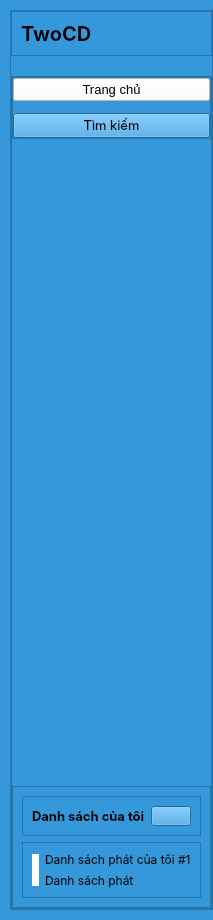
     <widget class="QWidget" name="leftmenu" native="true">
      <property name="minimumSize">
       <size>
        <width>200</width>
        <height>920</height>
       </size>
      </property>
      <property name="maximumSize">
       <size>
        <width>250</width>
        <height>10000</height>
       </size>
      </property>
      <property name="styleSheet">
       <string notr="true">background-color: rgb(52, 152, 219);</string>
      </property>
      <layout class="QVBoxLayout" name="verticalLayout_35">
       <property name="spacing">
        <number>10</number>
       </property>
       <property name="leftMargin">
        <number>10</number>
       </property>
       <property name="topMargin">
        <number>10</number>
       </property>
       <property name="rightMargin">
        <number>0</number>
       </property>
       <property name="bottomMargin">
        <number>10</number>
       </property>
       <item>
        <widget class="QFrame" name="frame_11">
         <property name="frameShape">
          <enum>QFrame::StyledPanel</enum>
         </property>
         <property name="frameShadow">
          <enum>QFrame::Raised</enum>
         </property>
         <layout class="QVBoxLayout" name="verticalLayout_33">
          <property name="spacing">
           <number>20</number>
          </property>
          <property name="leftMargin">
           <number>0</number>
          </property>
          <property name="topMargin">
           <number>0</number>
          </property>
          <property name="rightMargin">
           <number>0</number>
          </property>
          <property name="bottomMargin">
           <number>0</number>
          </property>
          <item>
           <widget class="QFrame" name="frame_12">
            <property name="frameShape">
             <enum>QFrame::StyledPanel</enum>
            </property>
            <property name="frameShadow">
             <enum>QFrame::Raised</enum>
            </property>
            <layout class="QHBoxLayout" name="horizontalLayout_10">
             <item alignment="Qt::AlignTop">
              <widget class="QLabel" name="label_32">
               <property name="font">
                <font>
                 <family>Inter</family>
                 <pointsize>15</pointsize>
                 <weight>75</weight>
                 <bold>true</bold>
                </font>
               </property>
               <property name="text">
                <string>TwoCD</string>
               </property>
              </widget>
             </item>
            </layout>
           </widget>
          </item>
          <item>
           <widget class="QFrame" name="frame_13">
            <property name="sizePolicy">
             <sizepolicy hsizetype="Preferred" vsizetype="Expanding">
              <horstretch>0</horstretch>
              <verstretch>0</verstretch>
             </sizepolicy>
            </property>
            <property name="frameShape">
             <enum>QFrame::StyledPanel</enum>
            </property>
            <property name="frameShadow">
             <enum>QFrame::Raised</enum>
            </property>
            <layout class="QVBoxLayout" name="verticalLayout_37">
             <property name="spacing">
              <number>0</number>
             </property>
             <property name="leftMargin">
              <number>0</number>
             </property>
             <property name="topMargin">
              <number>0</number>
             </property>
             <property name="rightMargin">
              <number>0</number>
             </property>
             <property name="bottomMargin">
              <number>0</number>
             </property>
             <item alignment="Qt::AlignTop">
              <widget class="QFrame" name="frame_15">
               <property name="frameShape">
                <enum>QFrame::StyledPanel</enum>
               </property>
               <property name="frameShadow">
                <enum>QFrame::Raised</enum>
               </property>
               <layout class="QVBoxLayout" name="verticalLayout_36">
                <property name="spacing">
                 <number>12</number>
                </property>
                <property name="leftMargin">
                 <number>0</number>
                </property>
                <property name="topMargin">
                 <number>0</number>
                </property>
                <property name="rightMargin">
                 <number>0</number>
                </property>
                <property name="bottomMargin">
                 <number>0</number>
                </property>
                <item>
                 <widget class="QPushButton" name="pushButton_4">
                  <property name="font">
                   <font>
                    <pointsize>10</pointsize>
                   </font>
                  </property>
                  <property name="styleSheet">
                   <string notr="true">background-color: rgb(255, 255, 255);</string>
                  </property>
                  <property name="text">
                   <string>Trang chủ</string>
                  </property>
                  <property name="icon">
                   <iconset>
                    <normaloff>resources.qrc/home.svg</normaloff>resources.qrc/home.svg</iconset>
                  </property>
                  <property name="iconSize">
                   <size>
                    <width>24</width>
                    <height>24</height>
                   </size>
                  </property>
                 </widget>
                </item>
                <item>
                 <widget class="QPushButton" name="pushButton_5">
                  <property name="font">
                   <font>
                    <family>Inter</family>
                    <pointsize>10</pointsize>
                   </font>
                  </property>
                  <property name="text">
                   <string>Tìm kiếm</string>
                  </property>
                  <property name="icon">
                   <iconset>
                    <normaloff>resources.qrc/search.svg</normaloff>resources.qrc/search.svg</iconset>
                  </property>
                  <property name="iconSize">
                   <size>
                    <width>24</width>
                    <height>24</height>
                   </size>
                  </property>
                 </widget>
                </item>
               </layout>
              </widget>
             </item>
             <item>
              <widget class="QFrame" name="frame_25">
               <property name="sizePolicy">
                <sizepolicy hsizetype="Preferred" vsizetype="Expanding">
                 <horstretch>0</horstretch>
                 <verstretch>0</verstretch>
                </sizepolicy>
               </property>
               <property name="maximumSize">
                <size>
                 <width>210</width>
                 <height>122</height>
                </size>
               </property>
               <property name="font">
                <font>
                 <family>Inter</family>
                </font>
               </property>
               <property name="layoutDirection">
                <enum>Qt::RightToLeft</enum>
               </property>
               <property name="frameShape">
                <enum>QFrame::StyledPanel</enum>
               </property>
               <property name="frameShadow">
                <enum>QFrame::Raised</enum>
               </property>
               <layout class="QVBoxLayout" name="verticalLayout_40">
                <item>
                 <widget class="QFrame" name="frame_27">
                  <property name="maximumSize">
                   <size>
                    <width>210</width>
                    <height>40</height>
                   </size>
                  </property>
                  <property name="frameShape">
                   <enum>QFrame::StyledPanel</enum>
                  </property>
                  <property name="frameShadow">
                   <enum>QFrame::Raised</enum>
                  </property>
                  <layout class="QHBoxLayout" name="horizontalLayout_15">
                   <item>
                    <widget class="QPushButton" name="pushButton_8">
                     <property name="sizePolicy">
                      <sizepolicy hsizetype="Fixed" vsizetype="Fixed">
                       <horstretch>0</horstretch>
                       <verstretch>0</verstretch>
                      </sizepolicy>
                     </property>
                     <property name="maximumSize">
                      <size>
                       <width>40</width>
                       <height>40</height>
                      </size>
                     </property>
                     <property name="text">
                      <string/>
                     </property>
                     <property name="icon">
                      <iconset>
                       <normaloff>resources.qrc/plus.svg</normaloff>resources.qrc/plus.svg</iconset>
                     </property>
                    </widget>
                   </item>
                   <item>
                    <widget class="QLabel" name="label_37">
                     <property name="maximumSize">
                      <size>
                       <width>180</width>
                       <height>28</height>
                      </size>
                     </property>
                     <property name="font">
                      <font>
                       <family>Inter</family>
                       <pointsize>10</pointsize>
                       <weight>75</weight>
                       <bold>true</bold>
                      </font>
                     </property>
                     <property name="text">
                      <string>Danh sách của tôi</string>
                     </property>
                    </widget>
                   </item>
                  </layout>
                 </widget>
                </item>
                <item>
                 <widget class="QFrame" name="frame_26">
                  <property name="frameShape">
                   <enum>QFrame::StyledPanel</enum>
                  </property>
                  <property name="frameShadow">
                   <enum>QFrame::Raised</enum>
                  </property>
                  <layout class="QHBoxLayout" name="horizontalLayout_14">
                   <item>
                    <layout class="QVBoxLayout" name="verticalLayout_39">
                     <item>
                      <widget class="QLabel" name="label_62">
                       <property name="font">
                        <font>
                         <family>Inter</family>
                        </font>
                       </property>
                       <property name="text">
                        <string>Danh sách phát của tôi #1</string>
                       </property>
                      </widget>
                     </item>
                     <item>
                      <widget class="QLabel" name="label_39">
                       <property name="font">
                        <font>
                         <family>Inter</family>
                        </font>
                       </property>
                       <property name="text">
                        <string>Danh sách phát</string>
                       </property>
                      </widget>
                     </item>
                    </layout>
                   </item>
                   <item>
                    <widget class="QLabel" name="label_36">
                     <property name="maximumSize">
                      <size>
                       <width>32</width>
                       <height>32</height>
                      </size>
                     </property>
                     <property name="styleSheet">
                      <string notr="true">#label_36{
background-color: #fff;
}</string>
                     </property>
                     <property name="text">
                      <string/>
                     </property>
                     <property name="pixmap">
                      <pixmap>resources.qrc/itunes.svg</pixmap>
                     </property>
                     <property name="scaledContents">
                      <bool>true</bool>
                     </property>
                    </widget>
                   </item>
                  </layout>
                 </widget>
                </item>
               </layout>
              </widget>
             </item>
            </layout>
           </widget>
          </item>
         </layout>
        </widget>
       </item>
      </layout>
     </widget>
